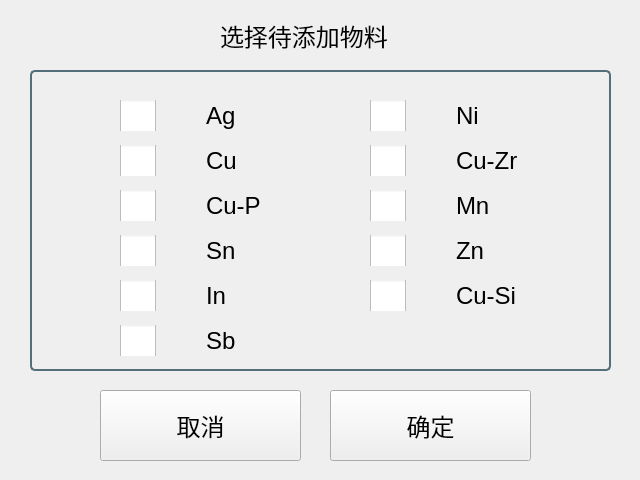
<?xml version="1.0" encoding="UTF-8"?>
<ui version="4.0">
 <class>AddDialog</class>
 <widget class="QDialog" name="AddDialog">
  <property name="geometry">
   <rect>
    <x>0</x>
    <y>0</y>
    <width>640</width>
    <height>480</height>
   </rect>
  </property>
  <property name="windowTitle">
   <string>Dialog</string>
  </property>
  <widget class="QPushButton" name="doneButton">
   <property name="geometry">
    <rect>
     <x>330</x>
     <y>390</y>
     <width>201</width>
     <height>71</height>
    </rect>
   </property>
   <property name="font">
    <font>
     <pointsize>18</pointsize>
    </font>
   </property>
   <property name="focusPolicy">
    <enum>Qt::NoFocus</enum>
   </property>
   <property name="text">
    <string>确定</string>
   </property>
  </widget>
  <widget class="QPushButton" name="rejectButton">
   <property name="geometry">
    <rect>
     <x>100</x>
     <y>390</y>
     <width>201</width>
     <height>71</height>
    </rect>
   </property>
   <property name="font">
    <font>
     <pointsize>18</pointsize>
    </font>
   </property>
   <property name="focusPolicy">
    <enum>Qt::NoFocus</enum>
   </property>
   <property name="text">
    <string>取消</string>
   </property>
  </widget>
  <widget class="QLabel" name="label">
   <property name="geometry">
    <rect>
     <x>220</x>
     <y>10</y>
     <width>181</width>
     <height>51</height>
    </rect>
   </property>
   <property name="font">
    <font>
     <pointsize>18</pointsize>
    </font>
   </property>
   <property name="text">
    <string>选择待添加物料</string>
   </property>
  </widget>
  <widget class="QGroupBox" name="groupBox">
   <property name="geometry">
    <rect>
     <x>30</x>
     <y>70</y>
     <width>581</width>
     <height>301</height>
    </rect>
   </property>
   <property name="styleSheet">
    <string notr="true">QGroupBox {
	background-color: rgba(255, 255, 255, 0);
    border: 2px solid rgb(84, 110, 122);
    border-radius: 5px;
    margin-top: 1em;
}</string>
   </property>
   <property name="title">
    <string/>
   </property>
   <widget class="QCheckBox" name="checkBox_mn">
    <property name="geometry">
     <rect>
      <x>340</x>
      <y>120</y>
      <width>180</width>
      <height>31</height>
     </rect>
    </property>
    <property name="font">
     <font>
      <pointsize>18</pointsize>
     </font>
    </property>
    <property name="focusPolicy">
     <enum>Qt::NoFocus</enum>
    </property>
    <property name="styleSheet">
     <string notr="true">QCheckBox {
    spacing: 50px; 
}

QCheckBox::indicator {
    width: 36px;
    height: 36px;
}

 
</string>
    </property>
    <property name="text">
     <string>Mn</string>
    </property>
   </widget>
   <widget class="QCheckBox" name="checkBox_sb">
    <property name="geometry">
     <rect>
      <x>90</x>
      <y>255</y>
      <width>180</width>
      <height>31</height>
     </rect>
    </property>
    <property name="font">
     <font>
      <pointsize>18</pointsize>
     </font>
    </property>
    <property name="focusPolicy">
     <enum>Qt::NoFocus</enum>
    </property>
    <property name="styleSheet">
     <string notr="true">QCheckBox {
    spacing: 50px; 
}

QCheckBox::indicator {
    width: 36px;
    height: 36px;
}

 
</string>
    </property>
    <property name="text">
     <string>Sb</string>
    </property>
   </widget>
   <widget class="QCheckBox" name="checkBox_cusi">
    <property name="geometry">
     <rect>
      <x>340</x>
      <y>210</y>
      <width>180</width>
      <height>31</height>
     </rect>
    </property>
    <property name="font">
     <font>
      <pointsize>18</pointsize>
     </font>
    </property>
    <property name="focusPolicy">
     <enum>Qt::NoFocus</enum>
    </property>
    <property name="styleSheet">
     <string notr="true">QCheckBox {
    spacing: 50px; 
}

QCheckBox::indicator {
    width: 36px;
    height: 36px;
}

 
</string>
    </property>
    <property name="text">
     <string>Cu-Si</string>
    </property>
   </widget>
   <widget class="QCheckBox" name="checkBox_cup">
    <property name="geometry">
     <rect>
      <x>90</x>
      <y>120</y>
      <width>180</width>
      <height>31</height>
     </rect>
    </property>
    <property name="font">
     <font>
      <pointsize>18</pointsize>
     </font>
    </property>
    <property name="focusPolicy">
     <enum>Qt::NoFocus</enum>
    </property>
    <property name="styleSheet">
     <string notr="true">QCheckBox {
    spacing: 50px; 
}

QCheckBox::indicator {
    width: 36px;
    height: 36px;
}

 
</string>
    </property>
    <property name="text">
     <string>Cu-P</string>
    </property>
   </widget>
   <widget class="QCheckBox" name="checkBox_ni">
    <property name="geometry">
     <rect>
      <x>340</x>
      <y>30</y>
      <width>180</width>
      <height>31</height>
     </rect>
    </property>
    <property name="font">
     <font>
      <pointsize>18</pointsize>
     </font>
    </property>
    <property name="focusPolicy">
     <enum>Qt::NoFocus</enum>
    </property>
    <property name="styleSheet">
     <string notr="true">QCheckBox {
    spacing: 50px; 
}

QCheckBox::indicator {
    width: 36px;
    height: 36px;
}

 
</string>
    </property>
    <property name="text">
     <string>Ni</string>
    </property>
   </widget>
   <widget class="QCheckBox" name="checkBox_cuzr">
    <property name="geometry">
     <rect>
      <x>340</x>
      <y>75</y>
      <width>180</width>
      <height>31</height>
     </rect>
    </property>
    <property name="font">
     <font>
      <pointsize>18</pointsize>
     </font>
    </property>
    <property name="focusPolicy">
     <enum>Qt::NoFocus</enum>
    </property>
    <property name="styleSheet">
     <string notr="true">QCheckBox {
    spacing: 50px; 
}

QCheckBox::indicator {
    width: 36px;
    height: 36px;
}

 
</string>
    </property>
    <property name="text">
     <string>Cu-Zr</string>
    </property>
   </widget>
   <widget class="QCheckBox" name="checkBox_in">
    <property name="geometry">
     <rect>
      <x>90</x>
      <y>210</y>
      <width>180</width>
      <height>31</height>
     </rect>
    </property>
    <property name="font">
     <font>
      <pointsize>18</pointsize>
     </font>
    </property>
    <property name="focusPolicy">
     <enum>Qt::NoFocus</enum>
    </property>
    <property name="styleSheet">
     <string notr="true">QCheckBox {
    spacing: 50px; 
}

QCheckBox::indicator {
    width: 36px;
    height: 36px;
}

 
</string>
    </property>
    <property name="text">
     <string>In</string>
    </property>
   </widget>
   <widget class="QCheckBox" name="checkBox_zn">
    <property name="geometry">
     <rect>
      <x>340</x>
      <y>165</y>
      <width>180</width>
      <height>31</height>
     </rect>
    </property>
    <property name="font">
     <font>
      <pointsize>18</pointsize>
     </font>
    </property>
    <property name="focusPolicy">
     <enum>Qt::NoFocus</enum>
    </property>
    <property name="styleSheet">
     <string notr="true">QCheckBox {
    spacing: 50px; 
}

QCheckBox::indicator {
    width: 36px;
    height: 36px;
}

 
</string>
    </property>
    <property name="text">
     <string>Zn</string>
    </property>
   </widget>
   <widget class="QCheckBox" name="checkBox_ag">
    <property name="geometry">
     <rect>
      <x>90</x>
      <y>30</y>
      <width>181</width>
      <height>31</height>
     </rect>
    </property>
    <property name="font">
     <font>
      <pointsize>18</pointsize>
     </font>
    </property>
    <property name="focusPolicy">
     <enum>Qt::NoFocus</enum>
    </property>
    <property name="styleSheet">
     <string notr="true">QCheckBox {
    spacing: 50px; 
}

QCheckBox::indicator {
    width: 36px;
    height: 36px;
}

 
</string>
    </property>
    <property name="text">
     <string>Ag</string>
    </property>
   </widget>
   <widget class="QCheckBox" name="checkBox_sn">
    <property name="geometry">
     <rect>
      <x>90</x>
      <y>165</y>
      <width>180</width>
      <height>31</height>
     </rect>
    </property>
    <property name="font">
     <font>
      <pointsize>18</pointsize>
     </font>
    </property>
    <property name="focusPolicy">
     <enum>Qt::NoFocus</enum>
    </property>
    <property name="styleSheet">
     <string notr="true">QCheckBox {
    spacing: 50px; 
}

QCheckBox::indicator {
    width: 36px;
    height: 36px;
}

 
</string>
    </property>
    <property name="text">
     <string>Sn</string>
    </property>
   </widget>
   <widget class="QCheckBox" name="checkBox_cu">
    <property name="geometry">
     <rect>
      <x>90</x>
      <y>75</y>
      <width>180</width>
      <height>31</height>
     </rect>
    </property>
    <property name="font">
     <font>
      <pointsize>18</pointsize>
     </font>
    </property>
    <property name="focusPolicy">
     <enum>Qt::NoFocus</enum>
    </property>
    <property name="styleSheet">
     <string notr="true">QCheckBox {
    spacing: 50px; 
}

QCheckBox::indicator {
    width: 36px;
    height: 36px;
}

 
</string>
    </property>
    <property name="text">
     <string>Cu</string>
    </property>
   </widget>
  </widget>
 </widget>
 <resources/>
 <connections/>
</ui>
